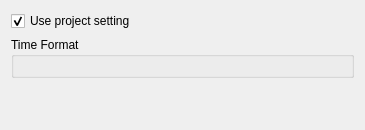
<?xml version="1.0" encoding="UTF-8"?>
<ui version="4.0">
 <class>PostTimeDataItem_EditWidget</class>
 <widget class="QWidget" name="PostTimeDataItem_EditWidget">
  <property name="geometry">
   <rect>
    <x>0</x>
    <y>0</y>
    <width>365</width>
    <height>130</height>
   </rect>
  </property>
  <property name="windowTitle">
   <string>Form</string>
  </property>
  <layout class="QVBoxLayout" name="verticalLayout_2">
   <item>
    <widget class="QCheckBox" name="useProjectSettingCheckBox">
     <property name="text">
      <string>Use project setting</string>
     </property>
     <property name="checked">
      <bool>true</bool>
     </property>
    </widget>
   </item>
   <item>
    <widget class="QGroupBox" name="formatGroupBox">
     <property name="title">
      <string>Time Format</string>
     </property>
     <layout class="QVBoxLayout" name="verticalLayout">
      <item>
       <widget class="TimeFormatEditWidget" name="timeFormatEditWidget" native="true">
        <property name="enabled">
         <bool>false</bool>
        </property>
       </widget>
      </item>
     </layout>
    </widget>
   </item>
   <item>
    <widget class="vtkTextPropertySettingWidget" name="fontSettingWidget" native="true"/>
   </item>
   <item>
    <spacer name="verticalSpacer">
     <property name="orientation">
      <enum>Qt::Vertical</enum>
     </property>
     <property name="sizeHint" stdset="0">
      <size>
       <width>20</width>
       <height>23</height>
      </size>
     </property>
    </spacer>
   </item>
  </layout>
 </widget>
 <customwidgets>
  <customwidget>
   <class>vtkTextPropertySettingWidget</class>
   <extends>QWidget</extends>
   <header>guibase/vtktextpropertysettingwidget.h</header>
   <container>1</container>
  </customwidget>
  <customwidget>
   <class>TimeFormatEditWidget</class>
   <extends>QWidget</extends>
   <header>guibase/timeformat/timeformateditwidget.h</header>
   <container>1</container>
  </customwidget>
 </customwidgets>
 <resources/>
 <connections>
  <connection>
   <sender>useProjectSettingCheckBox</sender>
   <signal>toggled(bool)</signal>
   <receiver>timeFormatEditWidget</receiver>
   <slot>setDisabled(bool)</slot>
   <hints>
    <hint type="sourcelabel">
     <x>73</x>
     <y>23</y>
    </hint>
    <hint type="destinationlabel">
     <x>132</x>
     <y>58</y>
    </hint>
   </hints>
  </connection>
 </connections>
</ui>
